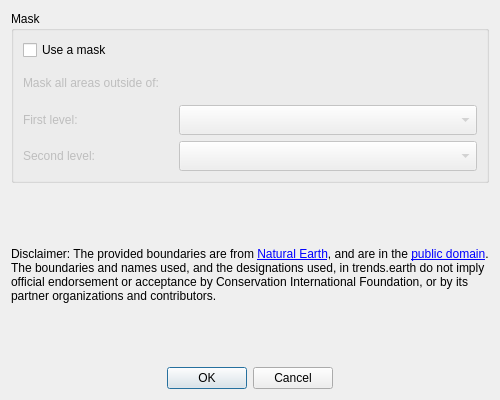
<?xml version="1.0" encoding="UTF-8"?>
<ui version="4.0">
 <class>DlgReportingBasemap</class>
 <widget class="QDialog" name="DlgReportingBasemap">
  <property name="geometry">
   <rect>
    <x>0</x>
    <y>0</y>
    <width>500</width>
    <height>400</height>
   </rect>
  </property>
  <property name="minimumSize">
   <size>
    <width>500</width>
    <height>400</height>
   </size>
  </property>
  <property name="windowTitle">
   <string>Add basemap</string>
  </property>
  <layout class="QVBoxLayout" name="verticalLayout_2">
   <item>
    <widget class="QGroupBox" name="area_groupbox">
     <property name="sizePolicy">
      <sizepolicy hsizetype="Expanding" vsizetype="Expanding">
       <horstretch>0</horstretch>
       <verstretch>0</verstretch>
      </sizepolicy>
     </property>
     <property name="title">
      <string>Mask </string>
     </property>
     <layout class="QVBoxLayout" name="verticalLayout_3">
      <item>
       <widget class="QCheckBox" name="checkBox_mask">
        <property name="text">
         <string>Use a mask</string>
        </property>
       </widget>
      </item>
      <item>
       <widget class="QLabel" name="label_maskselect">
        <property name="enabled">
         <bool>false</bool>
        </property>
        <property name="text">
         <string>Mask all areas outside of:</string>
        </property>
       </widget>
      </item>
      <item>
       <layout class="QGridLayout" name="area_gridlayout">
        <item row="1" column="0">
         <widget class="QLabel" name="label_admin1">
          <property name="enabled">
           <bool>false</bool>
          </property>
          <property name="sizePolicy">
           <sizepolicy hsizetype="Minimum" vsizetype="Preferred">
            <horstretch>0</horstretch>
            <verstretch>0</verstretch>
           </sizepolicy>
          </property>
          <property name="minimumSize">
           <size>
            <width>150</width>
            <height>0</height>
           </size>
          </property>
          <property name="maximumSize">
           <size>
            <width>110</width>
            <height>16777215</height>
           </size>
          </property>
          <property name="font">
           <font>
            <weight>50</weight>
            <bold>false</bold>
           </font>
          </property>
          <property name="text">
           <string>Second level:</string>
          </property>
         </widget>
        </item>
        <item row="1" column="1" colspan="2">
         <widget class="QComboBox" name="area_admin_1">
          <property name="enabled">
           <bool>false</bool>
          </property>
          <property name="sizePolicy">
           <sizepolicy hsizetype="Expanding" vsizetype="Fixed">
            <horstretch>0</horstretch>
            <verstretch>0</verstretch>
           </sizepolicy>
          </property>
          <property name="minimumSize">
           <size>
            <width>0</width>
            <height>30</height>
           </size>
          </property>
         </widget>
        </item>
        <item row="0" column="0">
         <widget class="QLabel" name="label_admin0">
          <property name="enabled">
           <bool>false</bool>
          </property>
          <property name="sizePolicy">
           <sizepolicy hsizetype="Minimum" vsizetype="Preferred">
            <horstretch>0</horstretch>
            <verstretch>0</verstretch>
           </sizepolicy>
          </property>
          <property name="minimumSize">
           <size>
            <width>150</width>
            <height>0</height>
           </size>
          </property>
          <property name="maximumSize">
           <size>
            <width>110</width>
            <height>16777215</height>
           </size>
          </property>
          <property name="font">
           <font>
            <weight>50</weight>
            <bold>false</bold>
           </font>
          </property>
          <property name="text">
           <string>First level:</string>
          </property>
         </widget>
        </item>
        <item row="0" column="1" colspan="2">
         <widget class="QComboBox" name="area_admin_0">
          <property name="enabled">
           <bool>false</bool>
          </property>
          <property name="sizePolicy">
           <sizepolicy hsizetype="Expanding" vsizetype="Fixed">
            <horstretch>0</horstretch>
            <verstretch>0</verstretch>
           </sizepolicy>
          </property>
          <property name="minimumSize">
           <size>
            <width>0</width>
            <height>30</height>
           </size>
          </property>
         </widget>
        </item>
       </layout>
      </item>
     </layout>
    </widget>
   </item>
   <item>
    <widget class="QLabel" name="label_disclaimer">
     <property name="sizePolicy">
      <sizepolicy hsizetype="Expanding" vsizetype="Expanding">
       <horstretch>0</horstretch>
       <verstretch>0</verstretch>
      </sizepolicy>
     </property>
     <property name="text">
      <string>&lt;html&gt;&lt;head/&gt;&lt;body&gt;&lt;p&gt;Disclaimer: The provided boundaries are from &lt;a href=&quot;http://www.naturalearthdata.com/&quot;&gt;&lt;span style=&quot; text-decoration: underline; color:#0000ff;&quot;&gt;Natural Earth&lt;/span&gt;&lt;/a&gt;, and are in the &lt;a href=&quot;http://creativecommons.org/publicdomain&quot;&gt;&lt;span style=&quot; text-decoration: underline; color:#0000ff;&quot;&gt;public domain&lt;/span&gt;&lt;/a&gt;. The boundaries and names used, and the designations used, in trends.earth do not imply official endorsement or acceptance by Conservation International Foundation, or by its partner organizations and contributors.&lt;/p&gt;&lt;/body&gt;&lt;/html&gt;</string>
     </property>
     <property name="wordWrap">
      <bool>true</bool>
     </property>
     <property name="openExternalLinks">
      <bool>true</bool>
     </property>
    </widget>
   </item>
   <item alignment="Qt::AlignHCenter">
    <widget class="QDialogButtonBox" name="buttonBox">
     <property name="standardButtons">
      <set>QDialogButtonBox::Cancel|QDialogButtonBox::Ok</set>
     </property>
    </widget>
   </item>
  </layout>
 </widget>
 <resources/>
 <connections/>
</ui>
